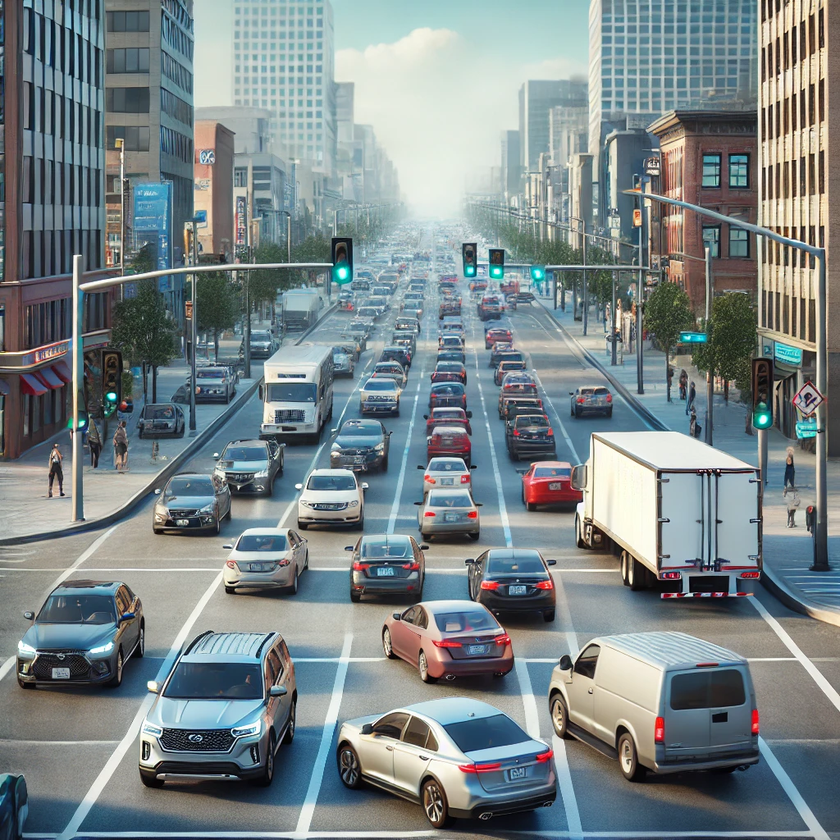
#> input picture Learn/Opencv-python/cars.png, 840 x 840 px, shrunk from 1024 x 1024 before the run, found by its file name
$ python vehicle_detection.py
#> lines starting #> are read from the running program, lines starting #| are printed output that depends on the picture; after the words box and inside, x2 and y2 are one past the last pixel; in counts of white or black regions, pixels touching at a corner belong together
import cv2
import time
start_time = time.time()

traffic = cv2.CascadeClassifier("/home/tejas/Programs/Python/Learn/Opencv-python/cars.xml")

img = cv2.imread("/home/tejas/Programs/Python/Learn/Opencv-python/cars.png")
#> img is the input picture: shape (840, 840, 3); mean B, G, R 135.5, 133.4, 122.1

gray = cv2.cvtColor(img, cv2.COLOR_BGR2GRAY)
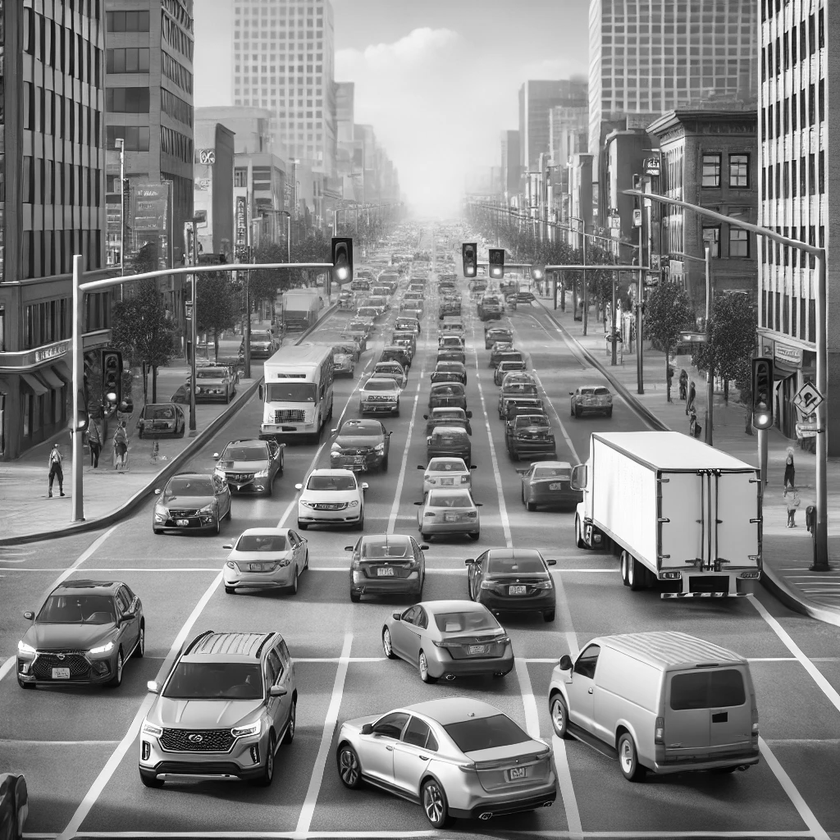
#> gray: shape (840, 840); min 0, max 255, mean 130.2

cars = traffic.detectMultiScale(gray, scaleFactor=1.1, minNeighbors = 1, minSize = (30,30) )
#> cars = 13 rows, first 6: [356, 358, 45, 45], [696, 689, 46, 46], [426, 316, 47, 47], [752, 398, 54, 54], [281, 460, 105, 105], [551, 360, 77, 77]

for (x,y,w,h) in cars:
    cv2.rectangle(img, (x,y), (x+w,y+h), (0,255,0), 2)
#> this loop made 13 passes
#> (x, y, w, h) on passes 1 to 12: (356, 358, 45, 45), (696, 689, 46, 46), (426, 316, 47, 47), (752, 398, 54, 54), (281, 460, 105, 105), (551, 360, 77, 77), (506, 447, 90, 90), (550, 490, 91, 91), (144, 467, 100, 100), (410, 482, 89, 89), (186, 506, 135, 135), (285, 708, 128, 128)
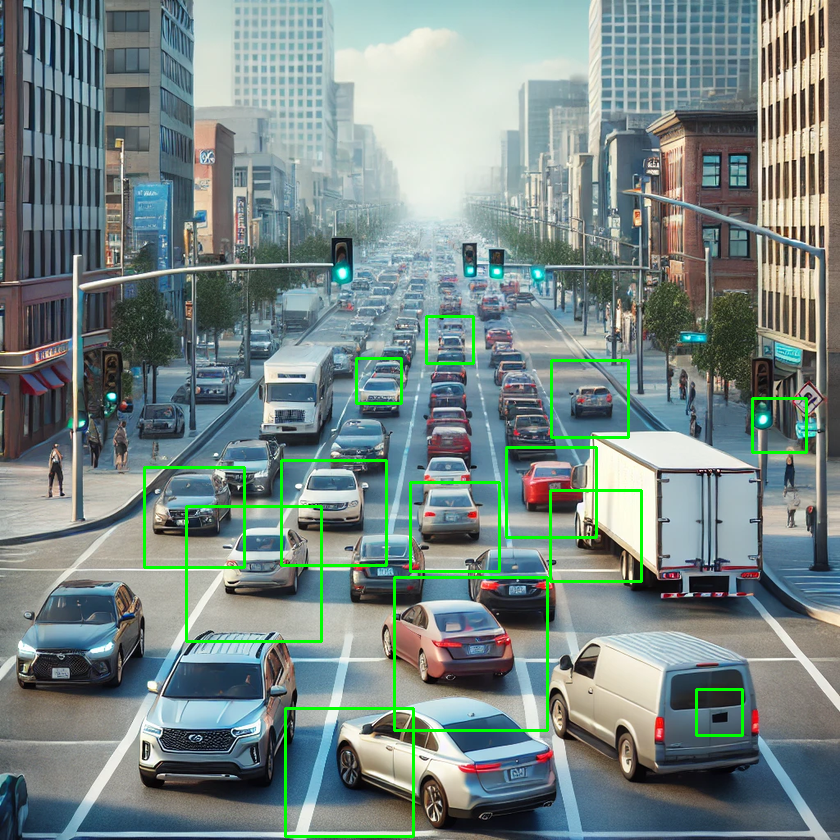
#> img: shape (840, 840, 3); 1.96% of pixels changed, all inside (x1, y1, x2, y2) = (143, 315, 808, 838)

cv2.imshow("detected cars", img)
cv2.waitKey(0)

cv2.destroyAllWindows()
end = time.time()
print("The time of execution of above program is :",
      (end - start_time) * 10**3, "ms")
